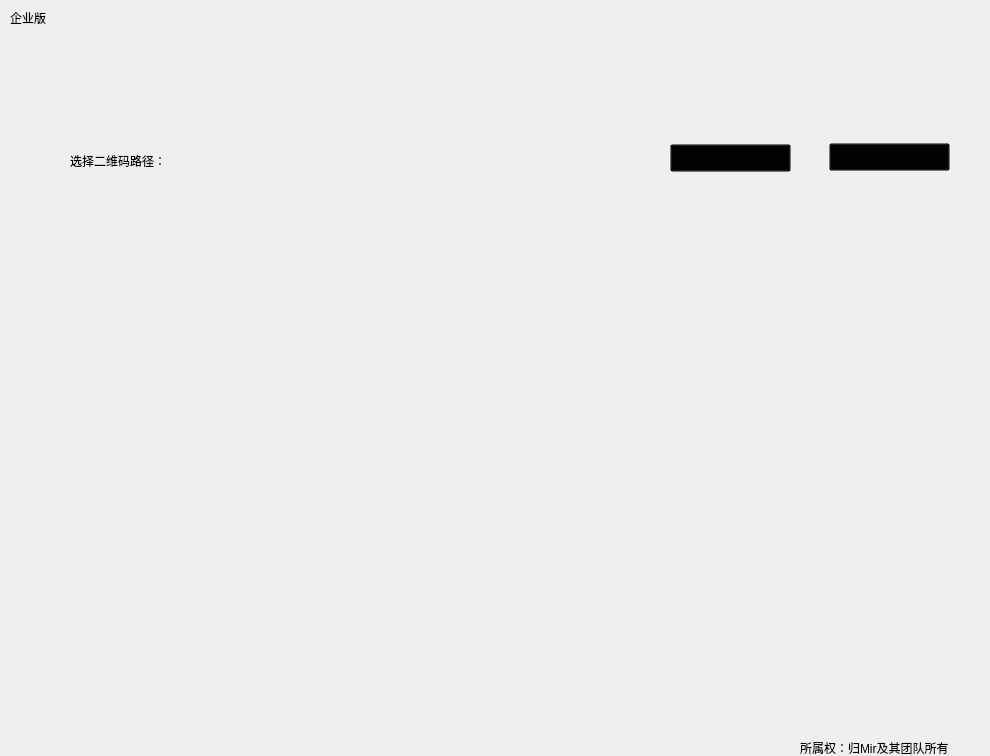
<?xml version="1.0" encoding="UTF-8"?>
<ui version="4.0">
 <class>qiye</class>
 <widget class="QWidget" name="qiye">
  <property name="geometry">
   <rect>
    <x>0</x>
    <y>0</y>
    <width>990</width>
    <height>756</height>
   </rect>
  </property>
  <property name="windowTitle">
   <string>Form</string>
  </property>
  <widget class="QLabel" name="label">
   <property name="geometry">
    <rect>
     <x>70</x>
     <y>140</y>
     <width>241</width>
     <height>41</height>
    </rect>
   </property>
   <property name="styleSheet">
    <string notr="true">font: 16pt &quot;仿宋&quot;;background:transparent;</string>
   </property>
   <property name="text">
    <string>选择二维码路径：</string>
   </property>
  </widget>
  <widget class="QLabel" name="datelabel">
   <property name="geometry">
    <rect>
     <x>0</x>
     <y>43</y>
     <width>571</width>
     <height>31</height>
    </rect>
   </property>
   <property name="styleSheet">
    <string notr="true">font: 16pt &quot;黑体&quot;;background:transparent;</string>
   </property>
   <property name="text">
    <string/>
   </property>
  </widget>
  <widget class="QLabel" name="beijing1">
   <property name="geometry">
    <rect>
     <x>-50</x>
     <y>300</y>
     <width>501</width>
     <height>461</height>
    </rect>
   </property>
   <property name="styleSheet">
    <string notr="true">border-image: url(:/new/prefix1/素材/953a95ce2c239b063d94016b06ab29d2.png);</string>
   </property>
   <property name="text">
    <string/>
   </property>
  </widget>
  <widget class="QLabel" name="label_2">
   <property name="enabled">
    <bool>false</bool>
   </property>
   <property name="geometry">
    <rect>
     <x>-10</x>
     <y>-10</y>
     <width>1051</width>
     <height>851</height>
    </rect>
   </property>
   <property name="styleSheet">
    <string notr="true">border-image: url(:/new/prefix1/补的背景);</string>
   </property>
   <property name="text">
    <string/>
   </property>
  </widget>
  <widget class="QLabel" name="wenjian">
   <property name="geometry">
    <rect>
     <x>310</x>
     <y>150</y>
     <width>291</width>
     <height>28</height>
    </rect>
   </property>
   <property name="styleSheet">
    <string notr="true">font: 16pt &quot;仿宋&quot;;background:transparent;</string>
   </property>
   <property name="text">
    <string/>
   </property>
  </widget>
  <widget class="QPushButton" name="xuanzepushbutton">
   <property name="geometry">
    <rect>
     <x>670</x>
     <y>144</y>
     <width>121</width>
     <height>28</height>
    </rect>
   </property>
   <property name="styleSheet">
    <string notr="true">font: 12pt &quot;仿宋&quot;;background:transparent;</string>
   </property>
   <property name="text">
    <string>选择code路径</string>
   </property>
  </widget>
  <widget class="QLabel" name="label_3">
   <property name="geometry">
    <rect>
     <x>650</x>
     <y>130</y>
     <width>154</width>
     <height>55</height>
    </rect>
   </property>
   <property name="styleSheet">
    <string notr="true">border-image: url(:/new/prefix1/按钮);</string>
   </property>
   <property name="text">
    <string/>
   </property>
  </widget>
  <widget class="QLabel" name="label_4">
   <property name="geometry">
    <rect>
     <x>810</x>
     <y>130</y>
     <width>154</width>
     <height>55</height>
    </rect>
   </property>
   <property name="styleSheet">
    <string notr="true">border-image: url(:/new/prefix1/按钮);</string>
   </property>
   <property name="text">
    <string/>
   </property>
  </widget>
  <widget class="QPushButton" name="xuanzepushbutton_2">
   <property name="geometry">
    <rect>
     <x>829</x>
     <y>143</y>
     <width>121</width>
     <height>28</height>
    </rect>
   </property>
   <property name="styleSheet">
    <string notr="true">font: 12pt &quot;仿宋&quot;;background:transparent;</string>
   </property>
   <property name="text">
    <string>确认</string>
   </property>
  </widget>
  <widget class="QLabel" name="pic">
   <property name="geometry">
    <rect>
     <x>459</x>
     <y>302</y>
     <width>408</width>
     <height>379</height>
    </rect>
   </property>
   <property name="styleSheet">
    <string notr="true">font: 16pt &quot;仿宋&quot;;background:transparent;</string>
   </property>
   <property name="text">
    <string/>
   </property>
  </widget>
  <widget class="QLabel" name="label_5">
   <property name="geometry">
    <rect>
     <x>10</x>
     <y>10</y>
     <width>72</width>
     <height>15</height>
    </rect>
   </property>
   <property name="text">
    <string>企业版</string>
   </property>
  </widget>
  <widget class="QLabel" name="label_6">
   <property name="geometry">
    <rect>
     <x>800</x>
     <y>740</y>
     <width>191</width>
     <height>16</height>
    </rect>
   </property>
   <property name="text">
    <string>所属权：归Mir及其团队所有</string>
   </property>
  </widget>
  <zorder>label_2</zorder>
  <zorder>label_3</zorder>
  <zorder>label</zorder>
  <zorder>datelabel</zorder>
  <zorder>beijing1</zorder>
  <zorder>wenjian</zorder>
  <zorder>xuanzepushbutton</zorder>
  <zorder>label_4</zorder>
  <zorder>xuanzepushbutton_2</zorder>
  <zorder>pic</zorder>
  <zorder>label_5</zorder>
  <zorder>label_6</zorder>
 </widget>
 <resources/>
 <connections/>
</ui>
